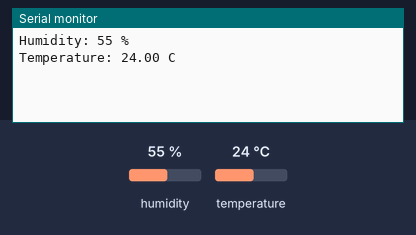
Recording of a sketch running on a simulated ESP8266 (NodeMCU). Parts: the last lines printed to the serial monitor. Inputs (shaded band) come from the test bench; at power-on: humidity 55 %, temperature 24 °C.

Above: at 1.3 s.
1.4 s: humidity set to 22 %
At 2.7 s:
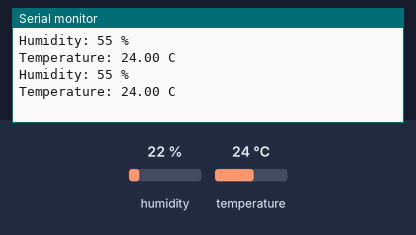
2.9 s: temperature set to 12 °C
At 4.0 s:
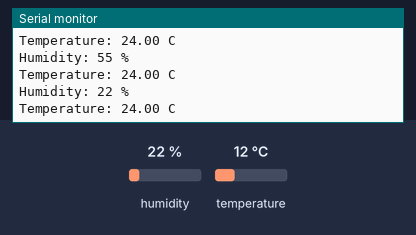
4.4 s: humidity set to 40 %
At 5.8 s:
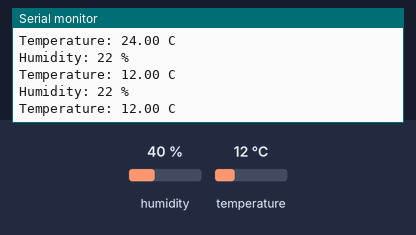
Timing chart, 0 to 7.4 s (numbered marks = the images above; inputs shaded):
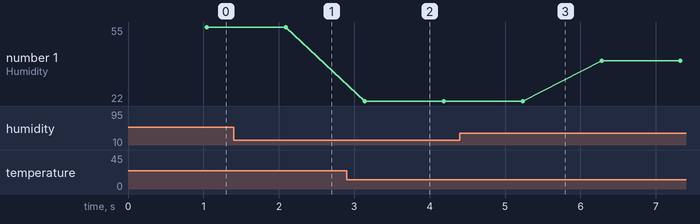

The sketch:

sketch_dec8a.ino
```cpp
#include <DHT11.h>

// Create an instance of the DHT11 class.
// - For Arduino: Connect the sensor to Digital I/O Pin 2.
// - For ESP32: Connect the sensor to pin GPIO2 or P2.
// - For ESP8266: Connect the sensor to GPIO2 or D4.
DHT11 dht11(37);

void setup() {
    // Initialize serial communication to allow debugging and data readout.
    // Using a baud rate of 9600 bps.
    Serial.begin(9600);

    // Uncomment the line below to set a custom delay between sensor readings (in milliseconds).
    // dht11.setDelay(500); // Set this to the desired delay. Default is 500ms.
}

void loop() {
    // Attempt to read the humidity value from the DHT11 sensor.
    int humidity = dht11.readHumidity();
    double temperature =  dht11.readTemperature();

    // Check the result of the reading.
    // If there's no error, print the humidity value.
    // If there's an error, print the appropriate error message.
    if (humidity != DHT11::ERROR_CHECKSUM && humidity != DHT11::ERROR_TIMEOUT) {
        Serial.print("Humidity: ");
        Serial.print(humidity);
        Serial.println(" %");
    } else {
        // Print error message based on the error code.
        Serial.println(DHT11::getErrorString(humidity));
    }
        if (temperature != DHT11::ERROR_CHECKSUM && temperature != DHT11::ERROR_TIMEOUT) {
        Serial.print("Temperature: ");
        Serial.print(temperature);
        Serial.println(" C");
    } else {
        // Print error message based on the error code.
        Serial.println(DHT11::getErrorString(temperature));
    }
}
```

Measured:
- plotted number 1: 22 → 40 after the input at 4.4 s
